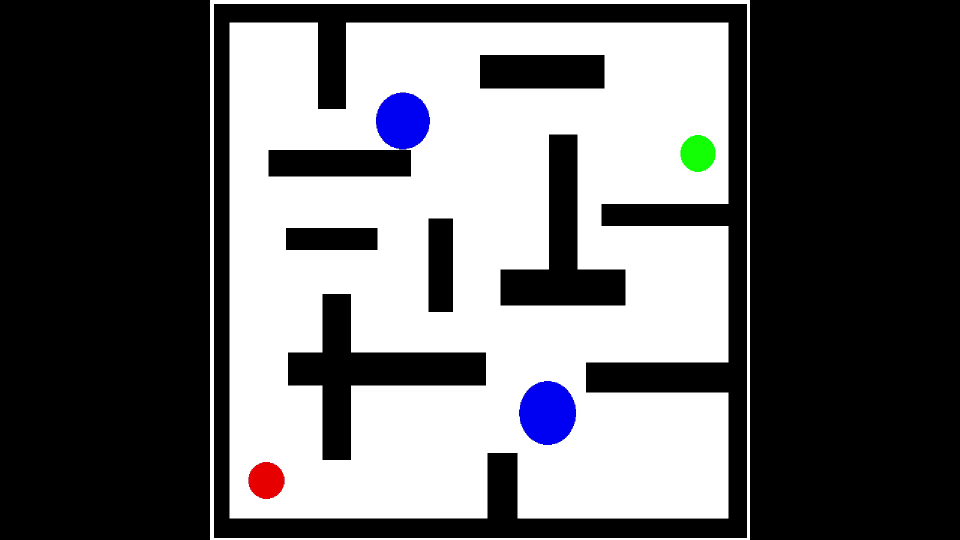
//> input picture frame 181 of dynamic_obstacles.mp4, 1920 x 1080 px (shown at 1/2 size)
$ ./tree   (built with g++ and OpenCV 4)
//> lines starting //> are read from the running program, lines starting //| are printed output that depends on the picture; after the words box and inside, x2 and y2 are one past the last pixel; in counts of white or black regions, pixels touching at a corner belong together
#include "opencv2/highgui/highgui.hpp"
#include "opencv2/imgproc/imgproc.hpp"
#include "opencv2/core/core.hpp"
#include <iostream>
#include <cstdlib>
#include <ctime>
#include <stdlib.h>
#include <math.h>
#include<bits/stdc++.h>
//RNG rng(12345);

using namespace std;
using namespace cv;

Point2f finds(Mat);
int thresh=100;

typedef struct {int x;int y;}cordi;
struct node{
              node *parent;
              cordi position;};


int main(int argc, char *argv[])
{

        int i,j;
        cordi last,ini,fin,newp,q;
        namedWindow("win", 0);
        VideoCapture Video("dynamic_obstacles.mp4");
        Mat frame;
        vector<cordi> vec;
vector<cordi>::iterator ptr;
        srand(time(NULL));
        Video>>frame;
//> frame is the input picture: 1080 rows x 1920 cols, CV_8UC3; mean B, G, R 103.2, 101.2, 101.2
        //cout<<frame.rows<<frame.cols<<endl;
        Mat img1(frame.rows,frame.cols,CV_8UC3,Scalar(0,0,0));

        Mat new1(frame.rows,frame.cols,CV_8UC1,Scalar(0));
        Mat new2(frame.rows,frame.cols,CV_8UC1,Scalar(0));

        for(int i=0;i<frame.rows;i++)
        {
                for(int j=0;j<frame.cols;j++)
                {
                        if ((frame.at<Vec3b>(i,j)[0]<200) && (frame.at<Vec3b>(i,j)[1]<200)&&(frame.at<Vec3b>(i,j)[2]>100))
                        {
                                new1.at<uchar>(i,j)=255;
                                frame.at<Vec3b>(i,j)={255,255,255};
                        }
                        if ((frame.at<Vec3b>(i,j)[0]<200) && (frame.at<Vec3b>(i,j)[1]>100)&&(frame.at<Vec3b>(i,j)[2]<200))
                        {
                                new2.at<uchar>(i,j)=255;
                                frame.at<Vec3b>(i,j)={255,255,255};
                        }
                }
        }
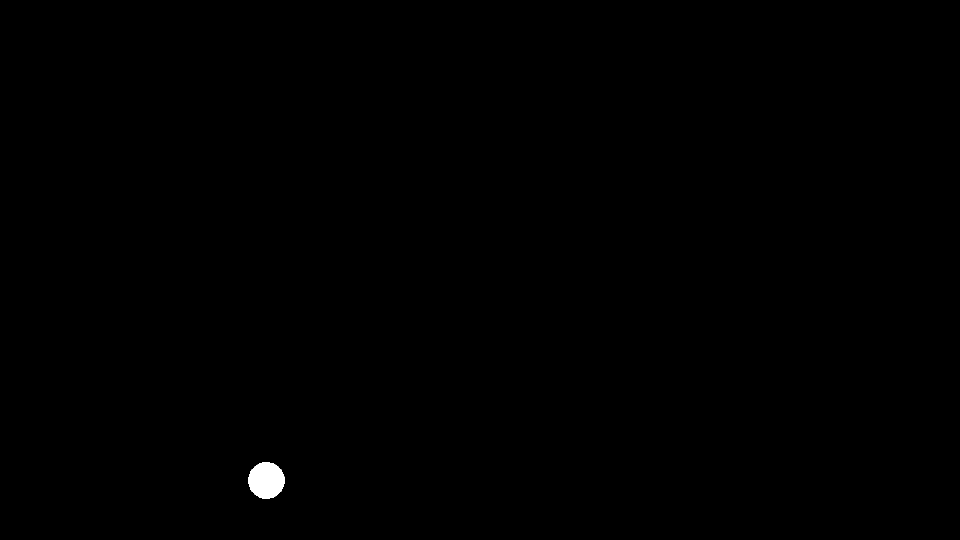
//> new1: 1080 rows x 1920 cols, CV_8UC1 (shown at 1/2 size); 0.2% white; 1 white region, box (x1, y1, x2, y2) and area: (497, 924, 569, 998) 4152
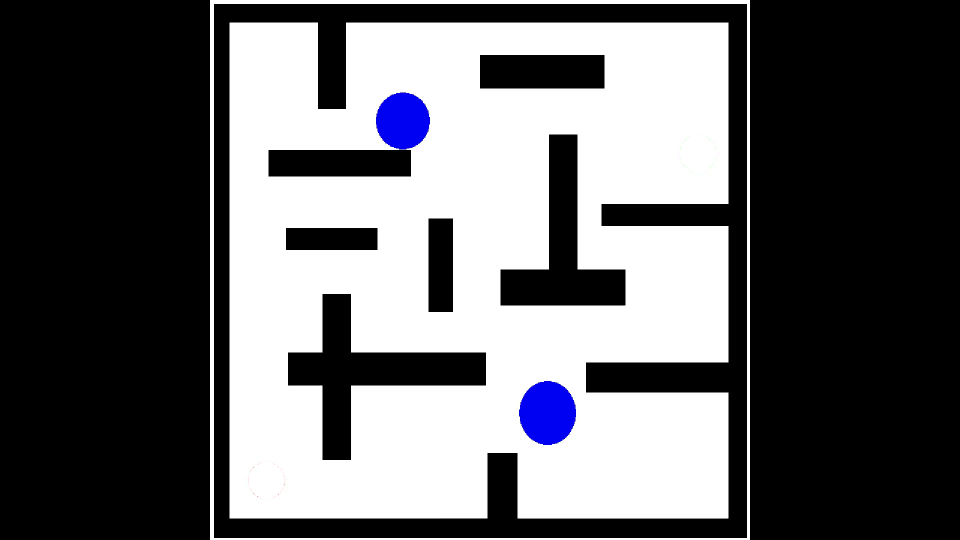
//> frame: 1080 rows x 1920 cols, CV_8UC3 (shown at 1/2 size); 0.4% of pixels changed, all inside (x1, y1, x2, y2) = (497, 270, 1432, 998)
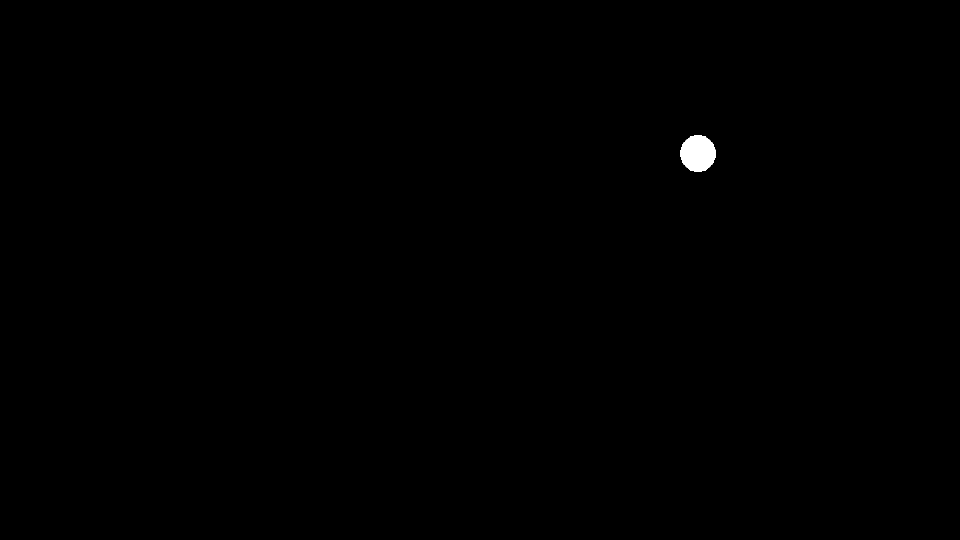
//> new2: 1080 rows x 1920 cols, CV_8UC1 (shown at 1/2 size); 0.2% white; 1 white region, box (x1, y1, x2, y2) and area: (1360, 270, 1432, 344) 4136


        Point2f p1=finds(new1);
//> in finds, `Canny( img, canny_output, thresh, thresh*2 );`:
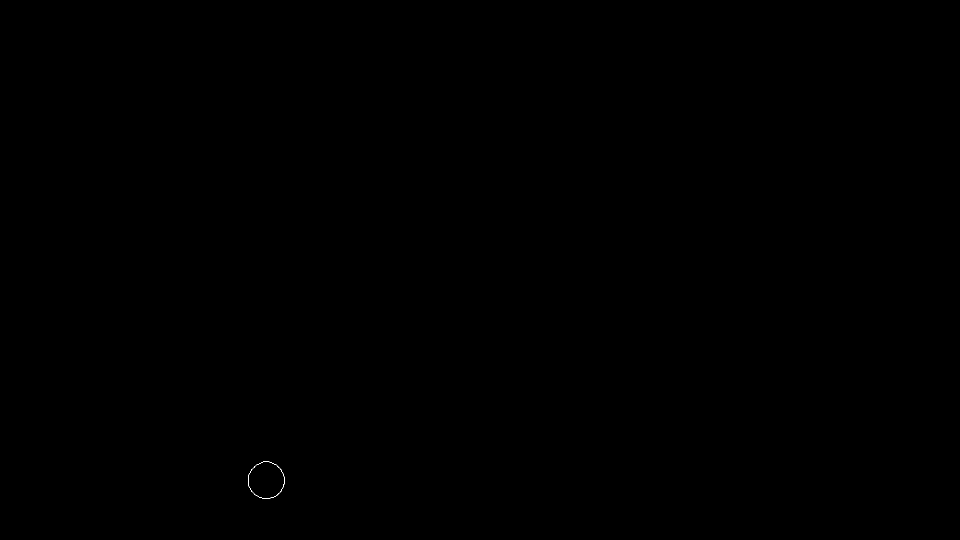
//> canny_output: 1080 rows x 1920 cols, CV_8UC1 (shown at 1/2 size); 0.01% white in thin lines or dots, all inside (x1, y1, x2, y2) = (496, 923, 569, 998)
//> in finds, `findContours( canny_output, contours, RETR_TREE, CHAIN_APPROX_SIMPLE );`: contours = 2 contours; box (x1, y1, x2, y2) and area: (496, 923, 569, 998) 4155, (496, 923, 569, 998) 4145
//> in finds, `vector<vector<Point> > contours_poly( contours.size() );`: contours_poly = 2 empty contours
//> the loop in finds, `for(int i = 0; i < contours.size(); i++ )` made 2 passes
//> max_radius on passes 1 to 2: 37, 37
//> after the loop in finds, `for(int i = 0; i < contours.size(); i++ )`: max_radius = 37; maxR_index = 1
//> p1 = Point(532, 960.1)
        ini.x=(int)p1.x;
        ini.y=(int)p1.y;

        Point2f p2=finds(new2);
//> in finds (call 2), `findContours( canny_output, contours, RETR_TREE, CHAIN_APPROX_SIMPLE );`: contours = 2 contours; box (x1, y1, x2, y2) and area: (1359, 269, 1432, 344) 4146, (1359, 269, 1432, 344) 4122
//> the loop in finds (call 2), `for(int i = 0; i < contours.size(); i++ )` made 2 passes
//> max_radius on passes 1 to 2: 38, 38
//> p2 = Point(1395.5, 306.2)
        fin.x=(int)p2.x;
        fin.y=(int)p2.y;

        //cout<<inix<<" "<<iniy<<endl;
        //cout<<finx<<" "<<finy<<endl;

        vec.push_back(ini);
//> vec = 1 item


        float dist;
        while(1)
        {
                int min=100000000;
                Video >> frame;
                //Mat img1 = frame.clone();
                int step=25;
                q.y=rand()%frame.rows;
                q.x=(frame.cols-frame.rows)/2+rand()%frame.rows;
                //cout<<qx<<" "<<qy<<endl;
                Mat framebw(frame.rows,frame.cols,CV_8UC1,Scalar(255));
                for(int i=0 ; i<frame.rows ; i++)
                {
                        for(int j=0 ; j<frame.cols ; j++)
                        {


                                if((frame.at<Vec3b>(i,j)[0]<5)&&(frame.at<Vec3b>(i,j)[1]<5)&&(frame.at<Vec3b>(i,j)      [2]<5))
                                {
                                        framebw.at<uchar>(i,j)=0;
                                }


                                if((frame.at<Vec3b>(i,j)[0]>200)&&(frame.at<Vec3b>(i,j)[1]<15)&&(frame.at<Vec3b>(i,j)   [2]<15))
                                {
                                        framebw.at<uchar>(i,j)=0;
                                }
                        }
                }
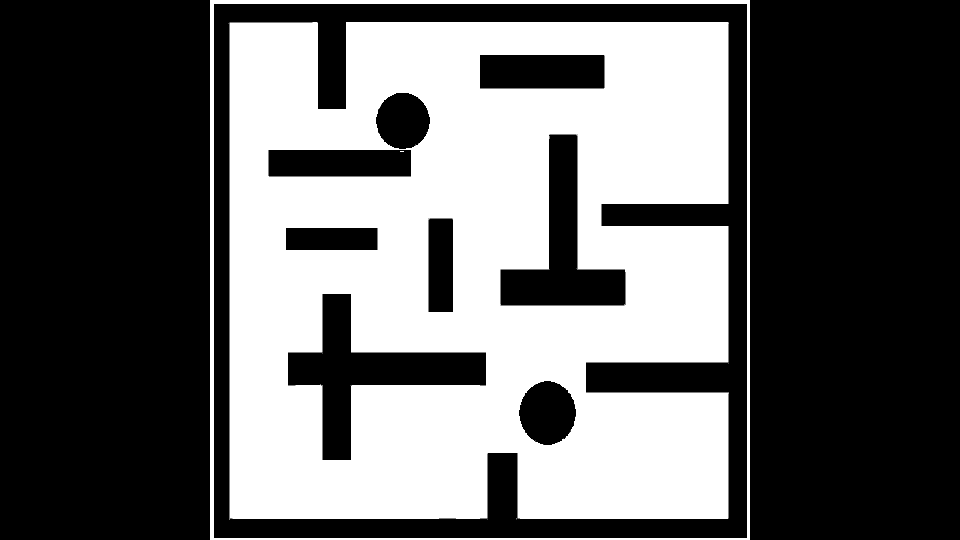
//> framebw: 1080 rows x 1920 cols, CV_8UC1 (shown at 1/2 size); 40% white; 16 white regions (14 under 20 px), largest, box (x1, y1, x2, y2) and area: (458, 44, 1458, 1040) 801947, (420, 0, 1500, 1080) 27912
                //imshow("win",framebw);
                //waitKey(0);
                for(ptr=vec.begin();ptr<vec.end();ptr++)                                                 //finding the next node
                {
                        //cout<<vecx[i]<<" "<<vecy[i]<<endl;
                        dist=(q.x-(*ptr).x)*(q.x-(*ptr).x)+(q.y-(*ptr).y)*(q.y-(*ptr).y);
                        //cout<<dist<<endl;
                        if (min>dist)
                        {
                                //cout<<min;
                                min=dist;
                                last=(*ptr);

                        }
                }
//> this loop made 1 pass
//> (dist, min) on pass 1: (1369000, 1369000)
//> after the loop, min = 1369000
                //cout<<"----------------------------------"<<endl;

                //cout<<lastx<<lasty<<endl;

                float t = ((float)(q.y - last.y))/(q.x - last.x);
//> t = -1.31
                float theta = abs(atan(t));
//> theta = 0.919

                if((q.x>last.x)&&(q.y>last.y))
                {
                        newp.x = (int)(last.x + step*cos(theta));
                        newp.y = (int)(last.y + step*sin(theta));
                }
                else if((q.x>last.x)&&(q.y<last.y))
                {
                        newp.x = (int)(last.x + step*cos(theta));
                        newp.y = (int)(last.y - step*sin(theta));
                }
                else if((q.x<last.x)&&(q.y>last.y))
                {
                        newp.x = (int)(last.x - step*cos(theta));
                        newp.y = (int)(last.y + step*sin(theta));
                }
                else
                {
                        newp.x = (int)(last.x - step*cos(theta));
                        newp.y = (int)(last.y - step*sin(theta));
                }

                // [4 lines of commented-out code are left out]


                int k=0;
                if (framebw.at<uchar>(newp.y,newp.x) == 255)
                        k=1;
                        //cout<<0;

                //cout<<lastx<<" "<<lasty<<" "<<qx<<" "<<qy;
                if((newp.x>=0)&&(newp.y>=0)&&(newp.x<frame.cols)&&(newp.y<frame.rows)&&(k==1))
                {
                        //Scalar color = Scalar( rng.uniform(0, 255), rng.uniform(0,255), rng.uniform(0,255) );
                        line(img1, Point(last.x,last.y), Point(newp.x,newp.y), Scalar(255,0,0), 2,6,0);
                        vec.push_back(newp);
//> vec = 2 items
                        //cout<<1;
                }


                // [11 lines of commented-out code are left out]

                for(int i=0;i<img1.rows;i++)
                {
                        for(int j=0;j<img1.cols;j++)
                        {
                                if (img1.at<Vec3b>(i,j)[0]!=0 || img1.at<Vec3b>(i,j)[0]!=0 || img1.at<Vec3b>(i,j)[0]!=0)
                                {
                                        frame.at<Vec3b>(i,j)=img1.at<Vec3b>(i,j);
                                }
                        }
                }
//> frame: 1080 rows x 1920 cols, CV_8UC3; mean B, G, R 103.2, 101.3, 101.2

                if(5000>=((fin.x-newp.x)*(fin.x-newp.x)+(fin.y-newp.y)*(fin.y-newp.y)))
                {
                  line(frame,Point(fin.x,fin.y),Point(newp.x,newp.y),Scalar(255,0,0),2,6,0);
                  imshow("win",frame);
                waitKey(1000);
                cout<<"path found"<<endl;
                  break;
                }

                //imshow("win1",img1);
                //waitKey(1);
                imshow("win",frame);
                waitKey(1);
        }
}

       // [12 lines of commented-out code are left out]


Point2f finds(Mat img)
{
        Mat canny_output;
        Canny( img, canny_output, thresh, thresh*2 );
        vector<vector<Point> > contours;
        findContours( canny_output, contours, RETR_TREE, CHAIN_APPROX_SIMPLE );
        vector<vector<Point> > contours_poly( contours.size() );
        vector<Point2f>centers( contours.size() );
        vector<float>radius( contours.size() );
        int max_radius=0,maxR_index;

        for(int i = 0; i < contours.size(); i++ )
        {
                approxPolyDP( contours[i], contours_poly[i], 3, true );
                minEnclosingCircle( contours_poly[i], centers[i], radius[i] );
                if(radius[i]>max_radius)
                {
                        max_radius=radius[i];
                        maxR_index=i;
                }
        }
        Mat drawing = Mat::zeros( canny_output.size(), CV_8UC3 );


        Scalar color = Scalar(255,255,255);
        circle( drawing, centers[maxR_index], (int)radius[maxR_index], color, 1 );

        return centers[maxR_index];
}

$ run again, starting later in the video
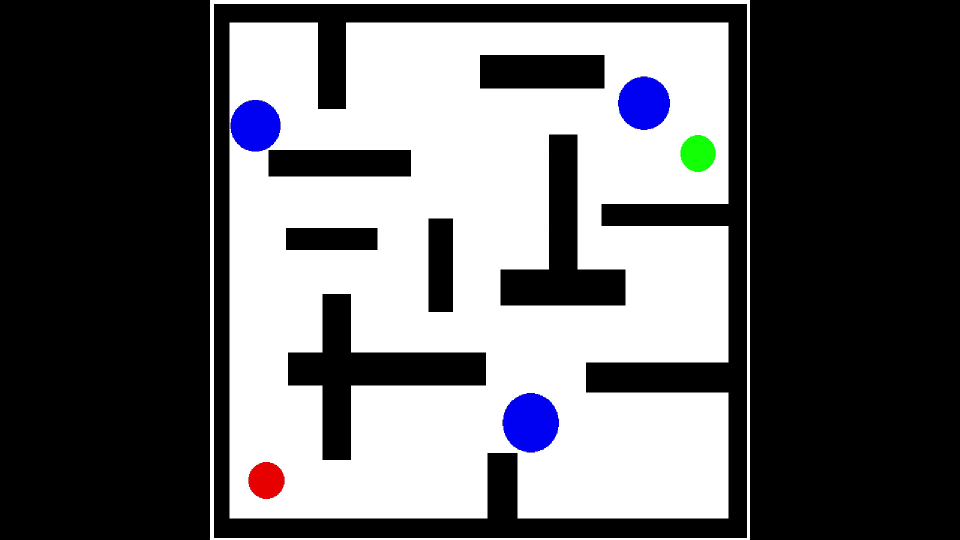
//> input picture frame 816 of dynamic_obstacles.mp4, 1920 x 1080 px (shown at 1/2 size)
//> frame is the input picture: 1080 rows x 1920 cols, CV_8UC3; mean B, G, R 103.1, 100.5, 100.5
//> after the loop `for(int i=0;i<frame.rows;i++)`:
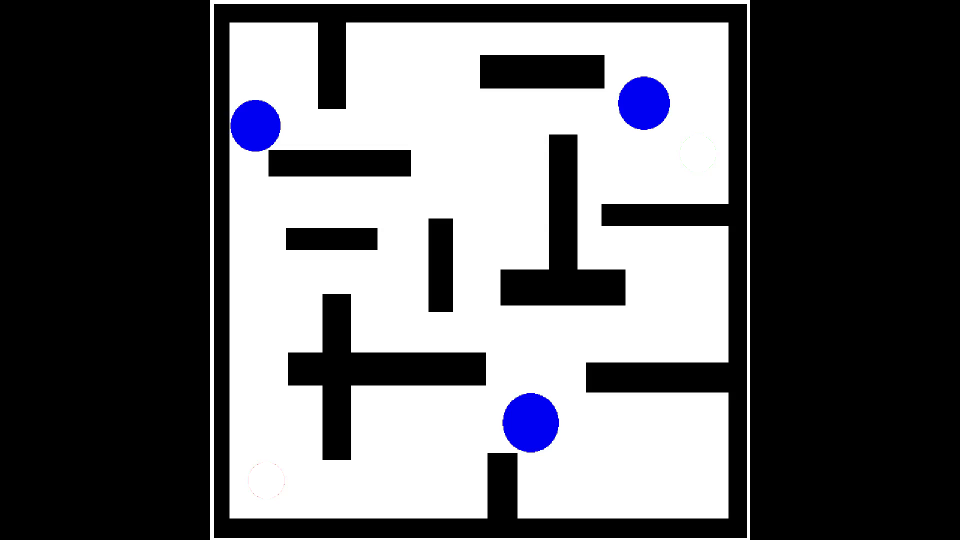
//> frame: 1080 rows x 1920 cols, CV_8UC3 (shown at 1/2 size); 0.4% of pixels changed, all inside (x1, y1, x2, y2) = (497, 270, 1432, 998)
//> canny_output: 1080 rows x 1920 cols, CV_8UC1; 0.01% white in thin lines or dots, all inside (x1, y1, x2, y2) = (496, 923, 569, 998)
//> contours = 2 contours; box (x1, y1, x2, y2) and area: (496, 923, 569, 998) 4155, (496, 923, 569, 998) 4144
//> contours_poly = 2 empty contours
//> the loop in finds, `for(int i = 0; i < contours.size(); i++ )` made 2 passes
//> max_radius on passes 1 to 2: 37, 37
//> after the loop in finds, `for(int i = 0; i < contours.size(); i++ )`: max_radius = 37; maxR_index = 1
//> drawing: 1080 rows x 1920 cols, CV_8UC3; 0.01% white in thin lines or dots, all inside (x1, y1, x2, y2) = (495, 923, 570, 998)
//> p1 = Point(532, 960.1)
//> canny_output: 1080 rows x 1920 cols, CV_8UC1; 0.01% white in thin lines or dots, all inside (x1, y1, x2, y2) = (1359, 269, 1432, 344)
//> contours = 2 contours; box (x1, y1, x2, y2) and area: (1359, 269, 1432, 344) 4146, (1359, 269, 1432, 344) 4122
//> the loop in finds (call 2), `for(int i = 0; i < contours.size(); i++ )` made 2 passes
//> max_radius on passes 1 to 2: 38, 38
//> drawing: 1080 rows x 1920 cols, CV_8UC3; 0.01% white in thin lines or dots, all inside (x1, y1, x2, y2) = (1358, 268, 1435, 345)
//> p2 = Point(1395.5, 306.2)
//> `vec.push_back(ini);`: vec = 1 item
//> after the loop `for(int i=0 ; i<frame.rows ; i++)`:
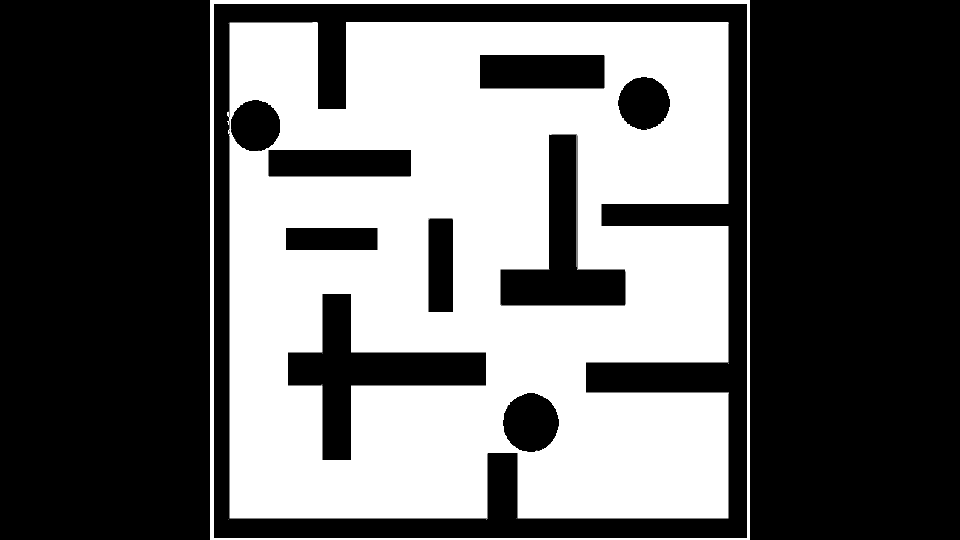
//> framebw: 1080 rows x 1920 cols, CV_8UC1 (shown at 1/2 size); 39.7% white; 17 white regions (15 under 20 px), largest, box (x1, y1, x2, y2) and area: (454, 44, 1458, 1037) 795132, (420, 0, 1500, 1080) 27912
//> the loop `for(ptr=vec.begin();ptr<vec.end();ptr++)` made 1 pass
//> (dist, min) on pass 1: (1369000, 1369000)
//> after the loop `for(ptr=vec.begin();ptr<vec.end();ptr++)`: min = 1369000
//> t = -1.31
//> theta = 0.919
//> `vec.push_back(newp);`: vec = 2 items
